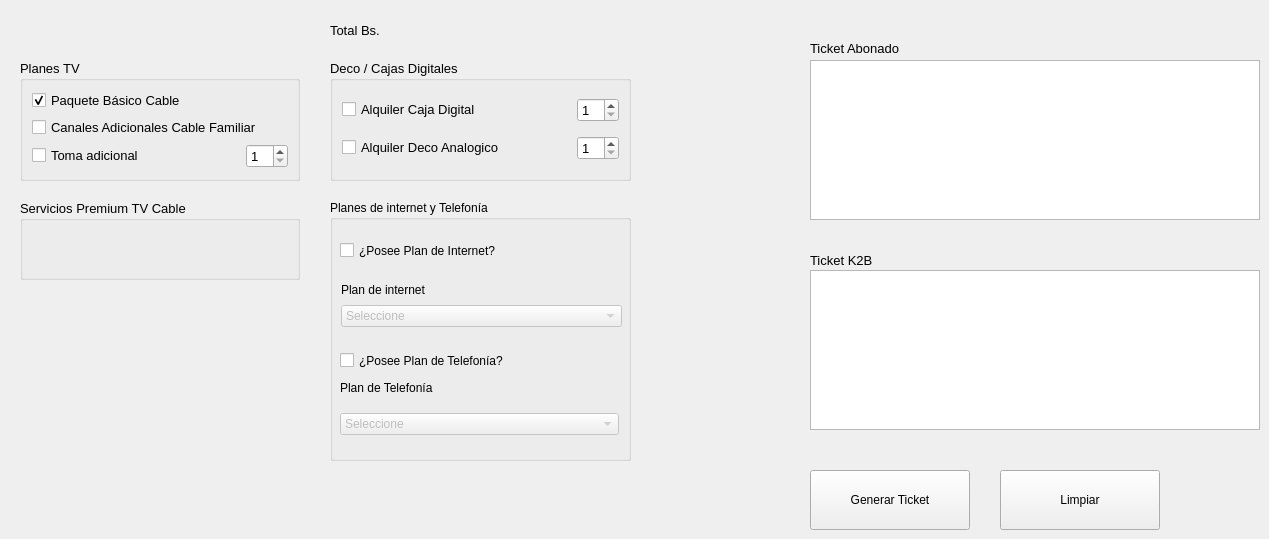
   <widget class="QWidget" name="tab">
    <attribute name="icon">
     <iconset resource="../../images.qrc">
      <normaloff>:/images/images/icons/tv.png</normaloff>:/images/images/icons/tv.png</iconset>
    </attribute>
    <attribute name="title">
     <string>Tickets de ventas</string>
    </attribute>
    <widget class="QGroupBox" name="groupBox">
     <property name="geometry">
      <rect>
       <x>20</x>
       <y>60</y>
       <width>280</width>
       <height>121</height>
      </rect>
     </property>
     <property name="font">
      <font>
       <family>Arial</family>
       <pointsize>10</pointsize>
       <weight>50</weight>
       <italic>false</italic>
       <bold>false</bold>
      </font>
     </property>
     <property name="acceptDrops">
      <bool>true</bool>
     </property>
     <property name="layoutDirection">
      <enum>Qt::LeftToRight</enum>
     </property>
     <property name="styleSheet">
      <string notr="true">font: 10pt &quot;Arial&quot;;</string>
     </property>
     <property name="title">
      <string>Planes TV</string>
     </property>
     <property name="alignment">
      <set>Qt::AlignLeading|Qt::AlignLeft|Qt::AlignTop</set>
     </property>
     <property name="flat">
      <bool>false</bool>
     </property>
     <layout class="QGridLayout" name="gridLayout_3">
      <item row="0" column="0">
       <layout class="QVBoxLayout" name="verticalLayout">
        <item>
         <widget class="QCheckBox" name="fibrahogar_basic">
          <property name="font">
           <font>
            <family>Arial</family>
            <pointsize>10</pointsize>
            <weight>50</weight>
            <italic>false</italic>
            <bold>false</bold>
           </font>
          </property>
          <property name="text">
           <string>Paquete Básico Cable</string>
          </property>
          <property name="checked">
           <bool>true</bool>
          </property>
         </widget>
        </item>
        <item>
         <widget class="QCheckBox" name="fibrahogar_family">
          <property name="text">
           <string>Canales Adicionales Cable Familiar</string>
          </property>
         </widget>
        </item>
        <item>
         <layout class="QHBoxLayout" name="horizontalLayout_4">
          <item>
           <widget class="QCheckBox" name="fibrahogar_aditional_cable">
            <property name="text">
             <string>Toma adicional</string>
            </property>
           </widget>
          </item>
          <item>
           <spacer name="horizontalSpacer_7">
            <property name="orientation">
             <enum>Qt::Horizontal</enum>
            </property>
            <property name="sizeHint" stdset="0">
             <size>
              <width>40</width>
              <height>20</height>
             </size>
            </property>
           </spacer>
          </item>
          <item>
           <widget class="QSpinBox" name="fibrahogar_aditional_cable_qty">
            <property name="minimum">
             <number>1</number>
            </property>
           </widget>
          </item>
         </layout>
        </item>
       </layout>
      </item>
     </layout>
    </widget>
    <widget class="QGroupBox" name="groupBoxPremiumFibrahogar">
     <property name="geometry">
      <rect>
       <x>20</x>
       <y>200</y>
       <width>280</width>
       <height>80</height>
      </rect>
     </property>
     <property name="font">
      <font>
       <pointsize>10</pointsize>
      </font>
     </property>
     <property name="title">
      <string>Servicios Premium TV Cable</string>
     </property>
    </widget>
    <widget class="QGroupBox" name="groupBox_2">
     <property name="geometry">
      <rect>
       <x>330</x>
       <y>60</y>
       <width>301</width>
       <height>121</height>
      </rect>
     </property>
     <property name="font">
      <font>
       <pointsize>10</pointsize>
      </font>
     </property>
     <property name="title">
      <string>Deco / Cajas Digitales</string>
     </property>
     <layout class="QGridLayout" name="gridLayout_5">
      <item row="0" column="0">
       <layout class="QVBoxLayout" name="verticalLayout_3">
        <item>
         <layout class="QHBoxLayout" name="horizontalLayout_5">
          <item>
           <widget class="QCheckBox" name="fibrahogar_deco_digital">
            <property name="text">
             <string>Alquiler Caja Digital</string>
            </property>
           </widget>
          </item>
          <item>
           <spacer name="horizontalSpacer_3">
            <property name="orientation">
             <enum>Qt::Horizontal</enum>
            </property>
            <property name="sizeHint" stdset="0">
             <size>
              <width>40</width>
              <height>20</height>
             </size>
            </property>
           </spacer>
          </item>
          <item>
           <widget class="QSpinBox" name="fibrahogar_deco_digital_qyt">
            <property name="minimum">
             <number>1</number>
            </property>
            <property name="value">
             <number>1</number>
            </property>
           </widget>
          </item>
         </layout>
        </item>
       </layout>
      </item>
      <item row="1" column="0">
       <layout class="QHBoxLayout" name="horizontalLayout_6">
        <item>
         <widget class="QCheckBox" name="fibrahogar_deco_analogy">
          <property name="text">
           <string>Alquiler Deco Analogico</string>
          </property>
         </widget>
        </item>
        <item>
         <spacer name="horizontalSpacer_8">
          <property name="orientation">
           <enum>Qt::Horizontal</enum>
          </property>
          <property name="sizeHint" stdset="0">
           <size>
            <width>40</width>
            <height>20</height>
           </size>
          </property>
         </spacer>
        </item>
        <item>
         <widget class="QSpinBox" name="fibrahogar_deco_analogy_qty">
          <property name="minimum">
           <number>1</number>
          </property>
         </widget>
        </item>
       </layout>
      </item>
     </layout>
    </widget>
    <widget class="QLabel" name="lbl_total_fibrahogar">
     <property name="geometry">
      <rect>
       <x>330</x>
       <y>10</y>
       <width>471</width>
       <height>41</height>
      </rect>
     </property>
     <property name="font">
      <font>
       <pointsize>10</pointsize>
      </font>
     </property>
     <property name="text">
      <string>Total Bs.</string>
     </property>
    </widget>
    <widget class="QPushButton" name="btn_ticket_fibrahogar">
     <property name="geometry">
      <rect>
       <x>810</x>
       <y>470</y>
       <width>160</width>
       <height>60</height>
      </rect>
     </property>
     <property name="text">
      <string>Generar Ticket</string>
     </property>
     <property name="icon">
      <iconset resource="../../images.qrc">
       <normaloff>:/images/images/icons/refresh.png</normaloff>:/images/images/icons/refresh.png</iconset>
     </property>
    </widget>
    <widget class="QPushButton" name="btn_clear_fibrahogar">
     <property name="geometry">
      <rect>
       <x>1000</x>
       <y>470</y>
       <width>160</width>
       <height>60</height>
      </rect>
     </property>
     <property name="text">
      <string>Limpiar</string>
     </property>
     <property name="icon">
      <iconset resource="../../images.qrc">
       <normaloff>:/images/images/icons/delete.png</normaloff>:/images/images/icons/delete.png</iconset>
     </property>
    </widget>
    <widget class="QLabel" name="label_3">
     <property name="geometry">
      <rect>
       <x>810</x>
       <y>40</y>
       <width>101</width>
       <height>16</height>
      </rect>
     </property>
     <property name="font">
      <font>
       <pointsize>10</pointsize>
      </font>
     </property>
     <property name="text">
      <string>Ticket Abonado</string>
     </property>
    </widget>
    <widget class="QLabel" name="label_7">
     <property name="geometry">
      <rect>
       <x>810</x>
       <y>252</y>
       <width>80</width>
       <height>16</height>
      </rect>
     </property>
     <property name="font">
      <font>
       <pointsize>10</pointsize>
      </font>
     </property>
     <property name="text">
      <string>Ticket K2B</string>
     </property>
    </widget>
    <widget class="QGroupBox" name="groupBox_8">
     <property name="geometry">
      <rect>
       <x>330</x>
       <y>200</y>
       <width>301</width>
       <height>261</height>
      </rect>
     </property>
     <property name="title">
      <string>Planes de internet y Telefonía</string>
     </property>
     <widget class="QCheckBox" name="is_internet_fibrahogar">
      <property name="geometry">
       <rect>
        <x>10</x>
        <y>40</y>
        <width>211</width>
        <height>21</height>
       </rect>
      </property>
      <property name="text">
       <string>¿Posee Plan de Internet?</string>
      </property>
     </widget>
     <widget class="QCheckBox" name="checkBox_2">
      <property name="geometry">
       <rect>
        <x>10</x>
        <y>150</y>
        <width>211</width>
        <height>21</height>
       </rect>
      </property>
      <property name="text">
       <string>¿Posee Plan de Telefonía?</string>
      </property>
     </widget>
     <widget class="QWidget" name="layoutWidget_3">
      <property name="geometry">
       <rect>
        <x>11</x>
        <y>81</y>
        <width>281</width>
        <height>46</height>
       </rect>
      </property>
      <layout class="QVBoxLayout" name="verticalLayout_2">
       <item>
        <widget class="QLabel" name="label_2">
         <property name="text">
          <string>Plan de internet</string>
         </property>
        </widget>
       </item>
       <item>
        <widget class="QComboBox" name="combo_internet_fibrahogar">
         <property name="enabled">
          <bool>false</bool>
         </property>
         <property name="maximumSize">
          <size>
           <width>300</width>
           <height>500</height>
          </size>
         </property>
         <item>
          <property name="text">
           <string>Seleccione</string>
          </property>
         </item>
        </widget>
       </item>
      </layout>
     </widget>
     <widget class="QLabel" name="label_6">
      <property name="geometry">
       <rect>
        <x>10</x>
        <y>180</y>
        <width>121</width>
        <height>16</height>
       </rect>
      </property>
      <property name="text">
       <string>Plan de Telefonía</string>
      </property>
     </widget>
     <widget class="QComboBox" name="comboBox_2">
      <property name="enabled">
       <bool>false</bool>
      </property>
      <property name="geometry">
       <rect>
        <x>10</x>
        <y>213</y>
        <width>279</width>
        <height>22</height>
       </rect>
      </property>
      <property name="maximumSize">
       <size>
        <width>279</width>
        <height>500</height>
       </size>
      </property>
      <item>
       <property name="text">
        <string>Seleccione</string>
       </property>
      </item>
     </widget>
    </widget>
    <widget class="QTextEdit" name="ticket_ab_fibrahogar">
     <property name="geometry">
      <rect>
       <x>810</x>
       <y>60</y>
       <width>450</width>
       <height>160</height>
      </rect>
     </property>
    </widget>
    <widget class="QTextEdit" name="ticket_k2b_fibrahogar">
     <property name="geometry">
      <rect>
       <x>810</x>
       <y>270</y>
       <width>450</width>
       <height>160</height>
      </rect>
     </property>
    </widget>
   </widget>
